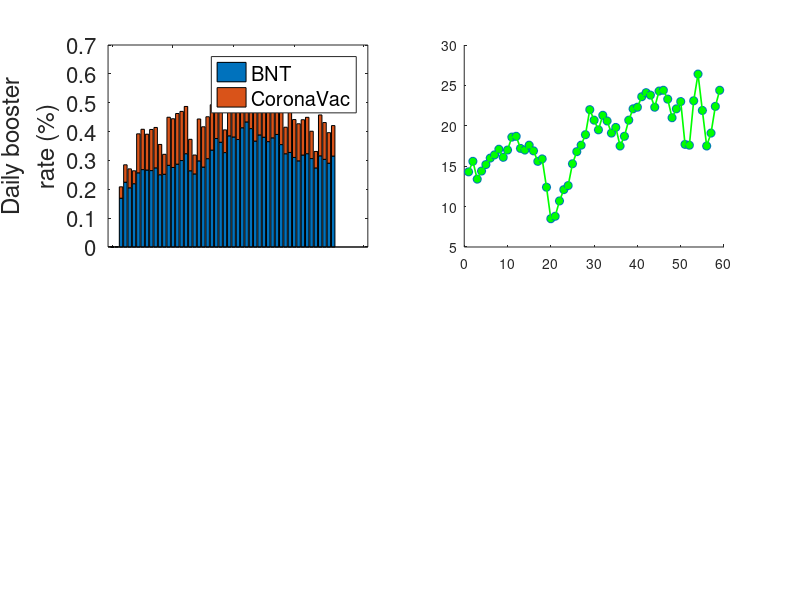

The MATLAB script that drew this image: (Note: this script raises an error after producing the figure.)
% plotFigure1_inputs
% Show the daily changes in vaccination, mobility, temperature and relative
% humidity
% Figure 1C in the paper
% Written by Hsiang-Yu Yuan (sean.yuan@cityu.edu.hk)
function [] = plotFigure1_inputs()
load('HK_virus');

%figure;
figure('Renderer', 'painters', 'Position', [20 500 1080 400]); %for Windows
subplot(2,2,1);
hold on;
br3 = bar(1:length(dailybnt)-7, [dailybnt(8:end)./7.48E06.*100 dailysinovac(8:end)./7.48E06.*100],'stacked');
ylabel({'Daily booster', 'rate (%)'});
legend([br3],'BNT','CoronaVac');
xlim([0 60]);
set(gca,'xtick',[1 15 29 43 59],'XTickLabel',{});
set(gca,'FontSize',16);
box on;

subplot(2,2,2);
hold on;
scatter(1:length(temperature), temperature, 'o', 'MarkerFaceColor', 'g');
plot(temperature,'g', 'LineWidth', 1.2);
yline(mean(temperature(1:28)),':',{''}, 'LineWidth', 1.2);
yline(mean(temperature(29:end)),'--',{''}, 'LineWidth', 1);
ylabel({'Daily mean', 'temperature (°C)'});
xlim([0 60]);
set(gca,'xtick',[1 15 29 43 59],'XTickLabel',{});
set(gca,'FontSize',16);
box on;

subplot(2,2,3);
hold on;
scatter(1:length(dailymobility), -mobility_7d*100+100, 'o', 'MarkerFaceColor', 'r');
b1 = plot(-dailymobility*100+100,'b', 'LineWidth', 1.2);
b2 = plot(-mobility_7d*100+100,'r', 'LineWidth', 1.5);
hxl = xline(1,'--',{'T1'}, 'LineWidth', 1.2, 'Alpha', 0);
hxl.FontSize = 16;
hxl2 = xline(10,'--',{'T2'}, 'LineWidth', 1.2);
hxl2.FontSize = 16;
hxl3 = xline(24,'--',{'T3'}, 'LineWidth', 1.2);
hxl3.FontSize = 16;
ylabel({'Daily', 'mobility index (%)'});
xlim([0 60]);
date0 = ([1 15 29 43 59]);
date = ({'01/02','15/02','01/03','15/03','31/03'});
set(gca,'xtick',date0,'XTickLabel',date);
xtickangle(90);
legend([b1 b2],'Raw data','7 day moving averaged')
set(gca,'FontSize',16);
box on;

subplot(2,2,4);
hold on;
scatter(1:length(relhumid), relhumid, 'o', 'MarkerFaceColor', 'r');
plot(relhumid,'r', 'LineWidth', 1.2);
yline(mean(relhumid(1:28)),':',{}, 'LineWidth', 1.2);
yline(mean(relhumid(29:end)),'--',{}, 'LineWidth', 1);
ylabel({'Daily relative', 'humidity (%)'});
xlim([0 60]);

date0 = ([1 15 29 43 59]);
date = ({'01/02','15/02','01/03','15/03','31/03'});
set(gca,'xtick',date0,'XTickLabel',date);
xtickangle(90);
set(gca,'FontSize',16);
box on;
end


